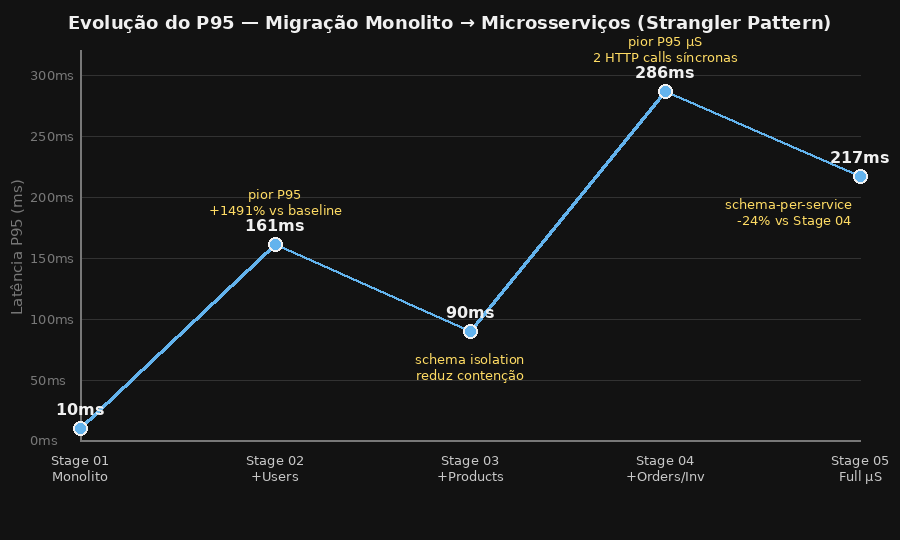

This chart was generated by the following Python code:
from PIL import Image, ImageDraw, ImageFont
import os

stages = [
    ("Stage 01\nMonolito", 10.12),
    ("Stage 02\n+Users", 160.89),
    ("Stage 03\n+Products", 90.19),
    ("Stage 04\n+Orders/Inv", 286.41),
    ("Stage 05\nFull µS", 216.99),
]

W, H = 900, 540
PAD_L, PAD_R, PAD_T, PAD_B = 80, 40, 50, 100
CHART_W = W - PAD_L - PAD_R
CHART_H = H - PAD_T - PAD_B

BG      = (18, 18, 18)
GRID    = (50, 50, 50)
LINE    = (99, 179, 237)   # blue
DOT     = (99, 179, 237)
LABEL   = (200, 200, 200)
TITLE   = (240, 240, 240)
ANNOT   = (255, 220, 100)  # yellow for annotations
AXIS    = (120, 120, 120)

img  = Image.new("RGB", (W, H), BG)
draw = ImageDraw.Draw(img)

# try to load a font, fall back to default
try:
    font_sm   = ImageFont.truetype("/usr/share/fonts/truetype/dejavu/DejaVuSans.ttf", 13)
    font_md   = ImageFont.truetype("/usr/share/fonts/truetype/dejavu/DejaVuSans.ttf", 15)
    font_bold = ImageFont.truetype("/usr/share/fonts/truetype/dejavu/DejaVuSans-Bold.ttf", 16)
    font_title= ImageFont.truetype("/usr/share/fonts/truetype/dejavu/DejaVuSans-Bold.ttf", 18)
except:
    font_sm = font_md = font_bold = font_title = ImageFont.load_default()

max_val = 320
y_ticks = [0, 50, 100, 150, 200, 250, 300]

def to_px(val):
    return PAD_T + CHART_H - int((val / max_val) * CHART_H)

def to_x(i):
    return PAD_L + int((i / (len(stages) - 1)) * CHART_W)

# grid lines + y labels
for t in y_ticks:
    y = to_px(t)
    draw.line([(PAD_L, y), (PAD_L + CHART_W, y)], fill=GRID, width=1)
    draw.text((PAD_L - 50, y - 8), f"{t}ms", font=font_sm, fill=AXIS)

# axes
draw.line([(PAD_L, PAD_T), (PAD_L, PAD_T + CHART_H)], fill=AXIS, width=2)
draw.line([(PAD_L, PAD_T + CHART_H), (PAD_L + CHART_W, PAD_T + CHART_H)], fill=AXIS, width=2)

# line segments
points = [(to_x(i), to_px(v)) for i, (_, v) in enumerate(stages)]
for i in range(len(points) - 1):
    draw.line([points[i], points[i+1]], fill=LINE, width=3)

# dots + value labels + stage labels
annotations = {
    1: ("pior P95\n+1491% vs baseline", "above"),
    3: ("pior P95 µS\n2 HTTP calls síncronas", "above"),
    2: ("schema isolation\nreduz contenção", "below"),
    4: ("schema-per-service\n-24% vs Stage 04", "below_left"),
}

for i, (label, val) in enumerate(stages):
    x, y = points[i]
    r = 7
    draw.ellipse([(x-r, y-r), (x+r, y+r)], fill=DOT, outline=TITLE, width=2)

    # value above dot
    val_txt = f"{val:.0f}ms"
    bbox = draw.textbbox((0,0), val_txt, font=font_bold)
    tw = bbox[2] - bbox[0]
    draw.text((x - tw//2, y - 28), val_txt, font=font_bold, fill=TITLE)

    # stage label below axis
    for j, line in enumerate(label.split("\n")):
        bbox = draw.textbbox((0,0), line, font=font_sm)
        tw = bbox[2] - bbox[0]
        draw.text((x - tw//2, PAD_T + CHART_H + 12 + j*16), line, font=font_sm, fill=LABEL)

    # annotations for key points
    if i in annotations:
        note, pos = annotations[i]
        for j, line in enumerate(note.split("\n")):
            bbox = draw.textbbox((0,0), line, font=font_sm)
            tw = bbox[2] - bbox[0]
            if pos == "above":
                ny = y - 58 + j*16
                nx = x - tw//2
            elif pos == "below_left":
                ny = y + 20 + j*16
                nx = x - tw - 8
            else:
                ny = y + 20 + j*16
                nx = x - tw//2
            draw.text((nx, ny), line, font=font_sm, fill=ANNOT)

# title + y-axis label
title = "Evolução do P95 — Migração Monolito → Microsserviços (Strangler Pattern)"
bbox = draw.textbbox((0,0), title, font=font_title)
tw = bbox[2] - bbox[0]
draw.text(((W - tw)//2, 12), title, font=font_title, fill=TITLE)

y_label = "Latência P95 (ms)"
bbox = draw.textbbox((0,0), y_label, font=font_md)
th = bbox[2] - bbox[0]
label_img = Image.new("RGBA", (th + 4, 20), (0,0,0,0))
ld = ImageDraw.Draw(label_img)
ld.text((0, 0), y_label, font=font_md, fill=AXIS)
label_rot = label_img.rotate(90, expand=True)
img.paste(label_rot, (8, PAD_T + CHART_H//2 - label_rot.height//2), label_rot)

out = os.path.join(os.path.dirname(__file__), "p95_evolution.png")
img.save(out, dpi=(150, 150))
print(f"Saved: {out}")
